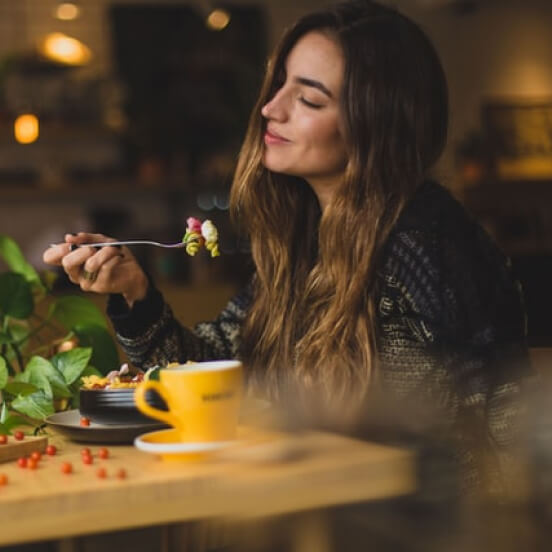
#> input picture files/2.bmp, 552 x 552 px
$ python process_sticker_removal.py ../../files/2.bmp
#> lines starting #> are read from the running program, lines starting #| are printed output that depends on the picture; after the words box and inside, x2 and y2 are one past the last pixel; in counts of white or black regions, pixels touching at a corner belong together
import sys
import cv2
import numpy as np

def remove_stickers(image_path):
    # Load image
#> called with image_path = '../../files/2.bmp'
    image = cv2.imread(image_path)
#> image is the input picture: shape (552, 552, 3); mean B, G, R 43.7, 67.1, 86.4
    gray = cv2.cvtColor(image, cv2.COLOR_BGR2GRAY)
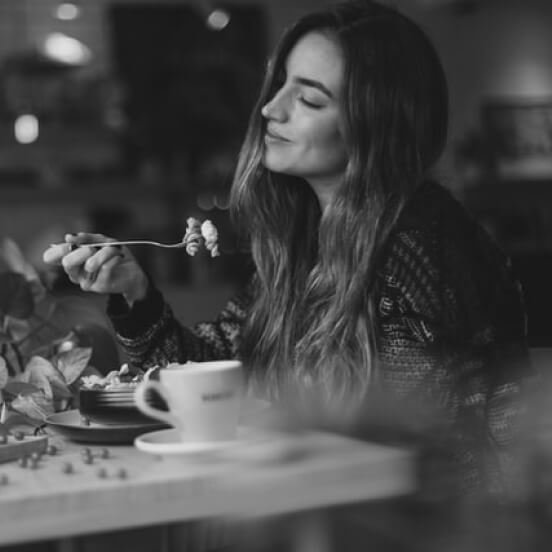
#> gray: shape (552, 552); min 8, max 231, mean 70.2

    # Use a pre-trained object detection model or segmentation technique to detect stickers
    # For simplicity, assuming a basic thresholding method here (adjust as needed)
    _, thresh = cv2.threshold(gray, 200, 255, cv2.THRESH_BINARY_INV)
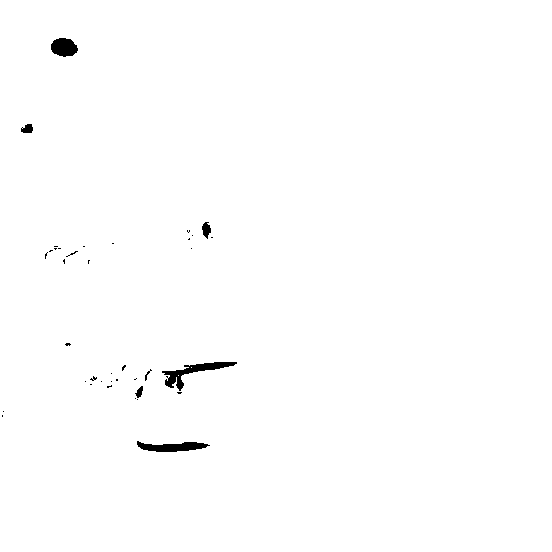
#> thresh: shape (552, 552); 99.4% white; 38 black regions (31 under 20 px), largest, box (x1, y1, x2, y2) and area: (162, 362, 237, 391) 611, (137, 441, 210, 452) 491, (51, 38, 78, 57) 389

    # Find contours which might represent stickers
    contours, _ = cv2.findContours(thresh, cv2.RETR_EXTERNAL, cv2.CHAIN_APPROX_SIMPLE)
#> contours = [[[0, 0], [0, 551], [551, 551], [551, 0]]]

    # Remove detected stickers (fill with nearby color or use inpainting techniques)
    for contour in contours:
        if cv2.contourArea(contour) > 100:  # Minimum contour area to consider
            cv2.drawContours(image, [contour], -1, (255, 255, 255), -1)  # Fill contour with white
#> this loop made 1 pass
#> contour on pass 1: [[0, 0], [0, 551], [551, 551], [551, 0]]
#> image: shape (552, 552, 3); every value is 255

    # Save the processed image
    processed_image_path = image_path.replace(".jpg", "_processed.jpg").replace(".png", "_processed.png")
    cv2.imwrite(processed_image_path, image)

if __name__ == "__main__":
    if len(sys.argv) > 1:
        remove_stickers(sys.argv[1])
